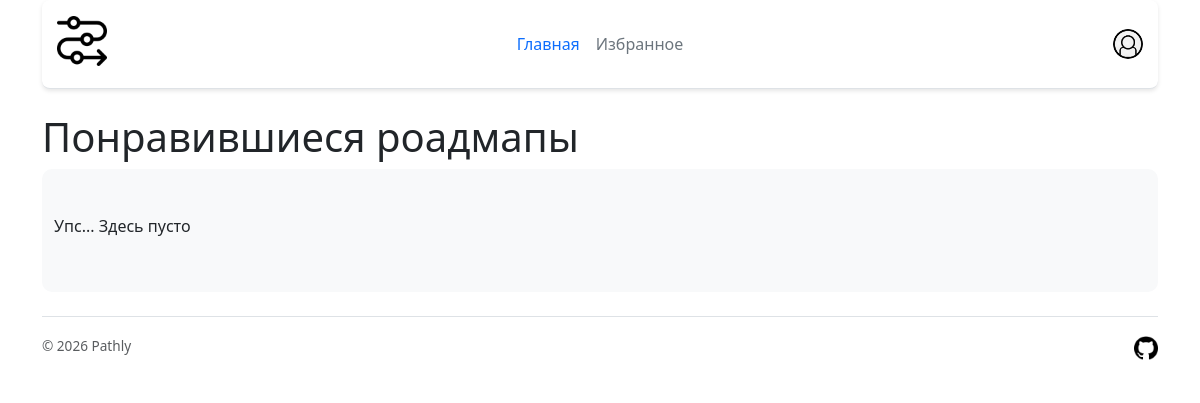
The app's page /favorites (signed in), older data.
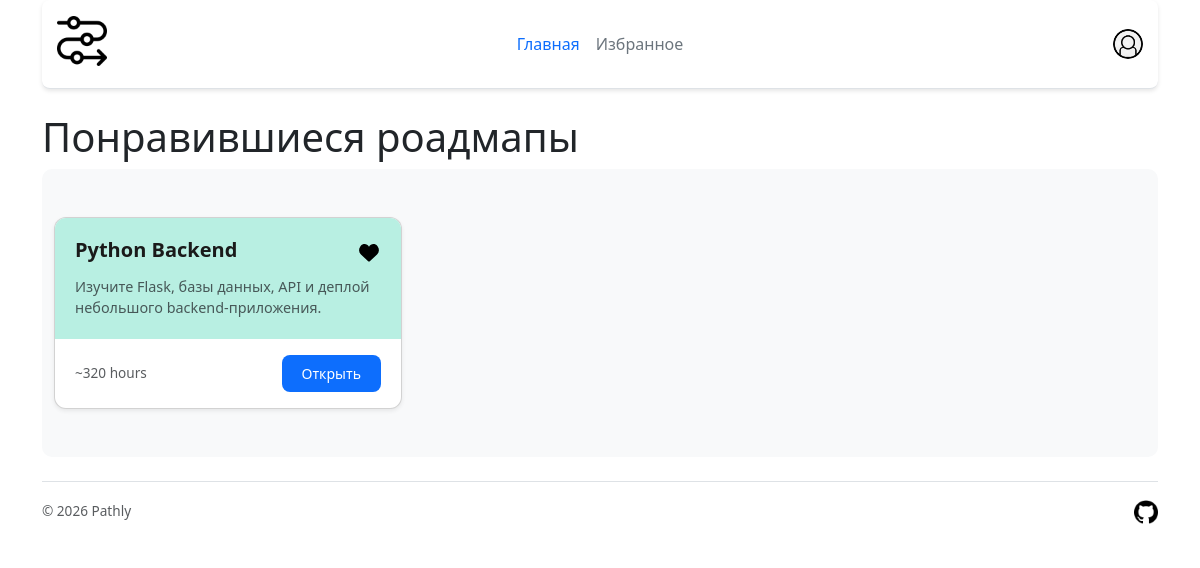
The same page, newer data.
### tables this page shows
CREATE TABLE "roadmaps" (
        id INTEGER PRIMARY KEY AUTOINCREMENT,
        title VARCHAR(255) NOT NULL,
        description TEXT NOT NULL,
        hours INTEGER
    );

### app.py (the view)
@app.route("/favorites")
@login_required
def favorites():
    fav_ids = get_fav_ids(current_user.id)
    roadmaps = get_roadmaps()
    favs_roadmaps = [roadmap for roadmap in roadmaps if roadmap['id'] in fav_ids]
    return render_template("favorites.html", active_page="favorites", roadmaps=favs_roadmaps)

### UserLogin.py (called while the page is built)
    def from_db(self, user):
        self.id = user["id"]
        self.username = user["username"]
        self.password_hash = user["password_hash"]
        return self

### app.py (called while the page is built)
@login_manager.user_loader
def load_user(user_id):
    user = get_user_by_id(user_id)
    if user:
        return UserLogin().from_db(user)
    return None

### db.py (called while the page is built)
def get_db():
    conn = sqlite3.connect(DB_PATH)
    conn.row_factory = sqlite3.Row
    return conn

def get_user_by_id(user_id):
    db = get_db()
    try:
        cursor = db.execute("SELECT * FROM users WHERE id = ? LIMIT 1", (user_id,))
        res = cursor.fetchone()
        if not res:
            return False
        return res
    except sqlite3.Error as e:
        print("Ошибка: " + str(e))
        return None
    finally:
        db.close()

def get_roadmaps():
    db = get_db()
    try:
        cursor = db.execute("SELECT * FROM roadmaps")
        res = cursor.fetchall()
        if not res:
            return False
        return res
    except sqlite3.Error as e:
        print("Ошибка: " + str(e))
        return False
    finally:
        db.close()

### templates/favorites.html (shortened to what this page needs)
{% extends "base.html" %}
{% block content %}
<h1>Понравившиеся роадмапы</h1>
<div class="album py-5 bg-body-tertiary">
    <div class="container">
        {% if roadmaps %}
        <div class="row row-cols-1 row-cols-sm-2 row-cols-md-3 g-4">
            {% for roadmap in roadmaps %}
            <div class="col">
                <div class="card shadow-sm">
                    <div class="card-body">
                        <div class="d-flex justify-content-between align-items-start mb-2">
                            <h5 class="card-title mb-0">{{ roadmap['title'] }}</h5>
                            <button class="favorite-btn is-active" data-id="{{ roadmap.id }}">
                                <img
                                    class="icon"
                                    alt="Избранное"
                                    src="{{ url_for('static', filename='/images/favorite-on.svg') }}"
                                >
                            </button>
                        </div>
                        <p class="card-text text-muted">
                            {{ roadmap['description'] }}
                        </p>
                    </div>
                    <div class="card-footer bg-transparent border-top-0">
                        <div class="d-flex justify-content-between align-items-center">
                            <small class="text-body-secondary">
                                 ~{{ roadmap['hours'] }} hours
                            </small>
                            <a href="{{ url_for('roadmap', roadmap_id=roadmap['id']) }}" class="btn btn-sm btn-primary">
                                Открыть
                            </a>
                        </div>
                    </div>
                </div>
            </div>
            {% endfor %}
        </div>
        {% else %}
            <h6>Упс... Здесь пусто</h6>
        {% endif %}
    </div>
</div>
{% endblock %}

Row changes from the older to the newer data that the page shows:
added roadmaps: title "Python Backend", description "Изучите Flask, базы данных, API и деплой небольшого backend-приложения.", hours "320"
Text that changed along with them:
text no longer shown: "Упс... Здесь пусто"
